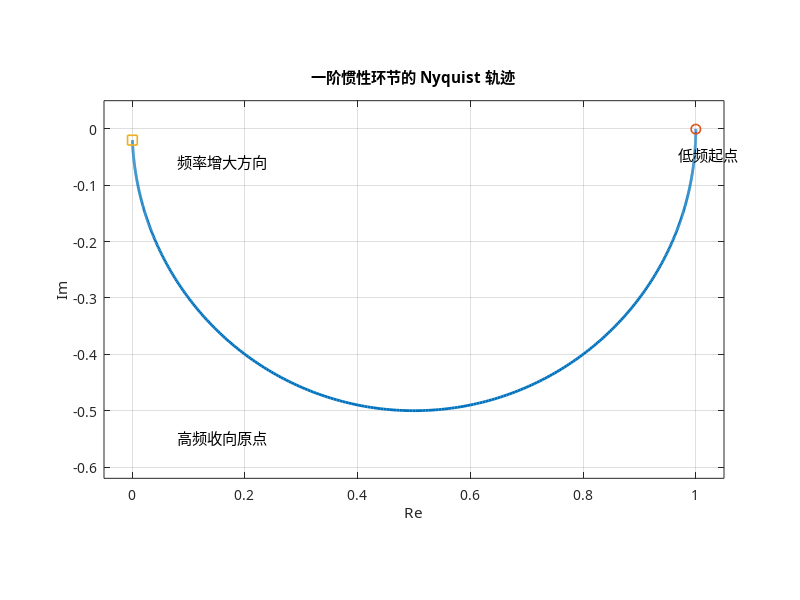

The MATLAB source for this figure:
clear; close all; clc;
pkg load control;

set (0, 'defaultfigurevisible', 'off');
set (0, 'defaultaxesfontname', 'PingFang SC');
set (0, 'defaulttextfontname', 'PingFang SC');

[script_dir, ~, ~] = fileparts (mfilename ('fullpath'));
outdir = fullfile (script_dir, '..', 'processed');
if ~exist (outdir, 'dir')
  mkdir (outdir);
end

s = tf ('s');
w = logspace (-3, 2, 1000);
sys = 1 / (0.5 * s + 1);
[re, im] = nyquist (sys, w);
resp = squeeze (re) + 1i * squeeze (im);

fig = figure ('position', [100, 100, 840, 700], 'color', 'w');
plot (real (resp), imag (resp), 'LineWidth', 2.0);
grid on;
axis equal;
xlim ([-0.05, 1.05]);
ylim ([-0.62, 0.05]);
xlabel ('Re');
ylabel ('Im');
title ('一阶惯性环节的 Nyquist 轨迹');
hold on;

plot (real (resp(1)), imag (resp(1)), 'o', 'MarkerSize', 7, 'LineWidth', 1.2);
plot (real (resp(end)), imag (resp(end)), 's', 'MarkerSize', 7, 'LineWidth', 1.2);

idx = 220;
dx = real (resp(idx + 8)) - real (resp(idx));
dy = imag (resp(idx + 8)) - imag (resp(idx));
quiver (real (resp(idx)), imag (resp(idx)), dx, dy, 0, 'MaxHeadSize', 0.9, 'LineWidth', 1.2);

text (real (resp(1)) - 0.03, imag (resp(1)) - 0.045, '低频起点', 'FontSize', 11);
text (0.08, -0.06, '频率增大方向', 'FontSize', 11);
text (0.08, -0.55, '高频收向原点', 'FontSize', 11);

print (fig, fullfile (outdir, '2-4-fd-05-first-order-nyquist-track.svg'), '-dsvg');
